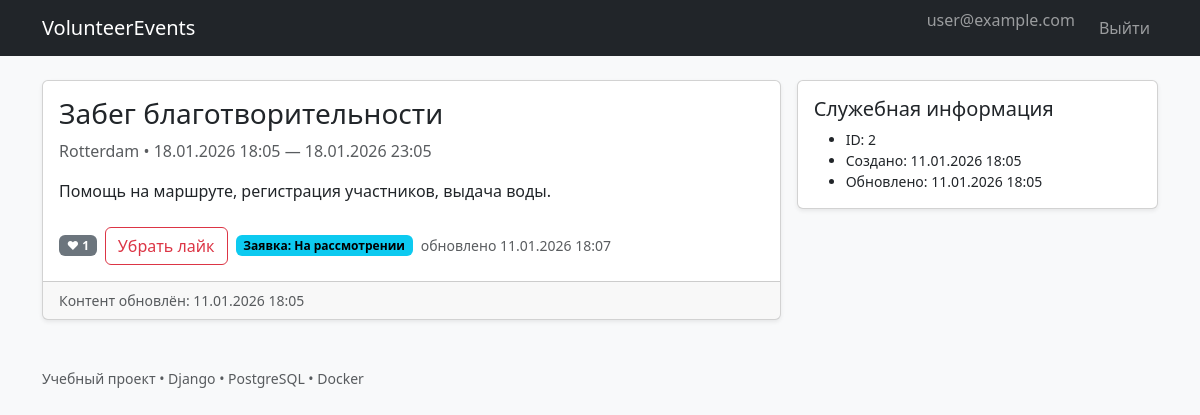
The app's page /events/2/ (signed in) with its own data.
### accounts/models.py (models this page shows, shortened)
class User(AbstractUser):
    email = models.EmailField(unique=True)
    USERNAME_FIELD = "email"
    REQUIRED_FIELDS = ["username"]

### core/models.py (models this page shows, shortened)
class TimeStampedModel(models.Model):
    created_at = models.DateTimeField("Создано", default=timezone.now, editable=False)
    updated_at = models.DateTimeField("Обновлено", auto_now=True)
    class Meta:
        abstract = True

class Event(TimeStampedModel):
    title = models.CharField("Название", max_length=255)
    description = models.TextField("Описание")
    location = models.CharField("Локация", max_length=255)
    starts_at = models.DateTimeField("Начало")
    ends_at = models.DateTimeField("Окончание")
    class Meta:
        ordering = ("-starts_at",)

class VolunteerApplication(TimeStampedModel):
    class Status(models.TextChoices):
        PENDING = "PENDING", "На рассмотрении"
        APPROVED = "APPROVED", "Одобрено"
        REJECTED = "REJECTED", "Отклонено"
    user = models.ForeignKey(settings.AUTH_USER_MODEL, on_delete=models.CASCADE, related_name="applications")
    event = models.ForeignKey(Event, on_delete=models.CASCADE, related_name="applications")
    motivation = models.TextField("Мотивация")
    status = models.CharField("Статус", max_length=16, choices=Status.choices, default=Status.PENDING)
    class Meta:
        unique_together = ("user", "event")
        ordering = ("-created_at",)

### core/views.py (the view)
# urls.py: path("events/<int:pk>/", views.event_detail, name="detail"),
def event_detail(request: HttpRequest, pk: int) -> HttpResponse:
    event = get_object_or_404(Event.objects.annotate(likes_count=Count("likes")), pk=pk)
    existing_app = None
    if request.user.is_authenticated:
        existing_app = VolunteerApplication.objects.filter(user=request.user, event=event).first()
    liked = False
    if request.user.is_authenticated:
        liked = Like.objects.filter(user=request.user, event=event).exists()
    return render(
        request,
        "core/event_detail.html",
        {"event": event, "existing_app": existing_app, "liked": liked},
    )

### templates/core/event_detail.html (shortened to what this page needs)
{% extends "base.html" %}
{% block content %}
<div class="row g-3">
  <div class="col-12 col-lg-8">
    <div class="card shadow-sm">
      <div class="card-body">
        <h1 class="h3">{{ event.title }}</h1>
        <div class="text-muted mb-3">
          {{ event.location }} • {{ event.starts_at|date:"d.m.Y H:i" }} — {{ event.ends_at|date:"d.m.Y H:i" }}
        </div>
        <p>{{ event.description }}</p>
        <div class="d-flex gap-2 flex-wrap align-items-center mt-4">
          <span class="badge text-bg-secondary">❤ {{ event.likes_count }}</span>
          {% if user.is_authenticated %}
            <form method="post" action="{% url 'events:like' event.id %}">
              <button class="btn btn-outline-danger" type="submit">
                {% if liked %}Убрать лайк{% else %}Лайк{% endif %}
              </button>
            </form>
            {% if existing_app %}
              <span class="badge text-bg-info">Заявка: {{ existing_app.get_status_display }}</span>
              <span class="text-muted small">обновлено {{ existing_app.updated_at|date:"d.m.Y H:i" }}</span>
            {% else %}
              <a class="btn btn-success" href="{% url 'events:apply' event.id %}">Подать заявку</a>
            {% endif %}
          {% else %}
            <div class="alert alert-info mb-0">
              Чтобы подать заявку или поставить лайк — <a href="{% url 'login' %}">войдите</a>.
            </div>
          {% endif %}
        </div>
      </div>
      <div class="card-footer text-muted small">
        Контент обновлён: {{ event.updated_at|date:"d.m.Y H:i" }}
      </div>
    </div>
  </div>
  <div class="col-12 col-lg-4">
    <div class="card shadow-sm">
      <div class="card-body">
        <h2 class="h5">Служебная информация</h2>
        <ul class="small mb-0">
          <li>ID: {{ event.id }}</li>
          <li>Создано: {{ event.created_at|date:"d.m.Y H:i" }}</li>
          <li>Обновлено: {{ event.updated_at|date:"d.m.Y H:i" }}</li>
        </ul>
      </div>
    </div>
  </div>
</div>
{% endblock %}

### templates/base.html (shortened to what this page needs)
{% load static %}
<!doctype html>
<html lang="ru">
<head>
  <link href="https://cdn.jsdelivr.net/npm/bootstrap@5.3.3/dist/css/bootstrap.min.css" rel="stylesheet">
</head>
<body class="bg-light">
<nav class="navbar navbar-expand-lg navbar-dark bg-dark">
  <div class="container">
    <a class="navbar-brand" href="{% url 'events:list' %}">VolunteerEvents</a>
    <div id="nav" class="collapse navbar-collapse">
      <ul class="navbar-nav ms-auto">
        {% if user.is_authenticated %}
          <li class="nav-item"><span class="navbar-text me-3">{{ user.email }}</span></li>
          <li class="nav-item"><a class="nav-link" href="{% url 'logout' %}">Выйти</a></li>
        {% else %}
          <li class="nav-item"><a class="nav-link" href="{% url 'login' %}">Войти</a></li>
          <li class="nav-item"><a class="nav-link" href="{% url 'register' %}">Регистрация</a></li>
        {% endif %}
      </ul>
    </div>
  </div>
</nav>
<main class="container py-4">
  {% block content %}{% endblock %}
</main>
<footer class="py-4">
  <div class="container text-muted small">
    Учебный проект • Django • PostgreSQL • Docker
  </div>
</footer>
</body>
</html>

### records on screen
User: email "user@example.com"
Event: title "Забег благотворительности", location "Rotterdam", starts_at "18.01.2026 18:05", ends_at "18.01.2026 23:05", description "Помощь на маршруте, регистрация участников, выдача воды.", likes_count "1", updated_at "11.01.2026 18:05", id "2", created_at "11.01.2026 18:05"
VolunteerApplication: status "На рассмотрении", updated_at "11.01.2026 18:07"
